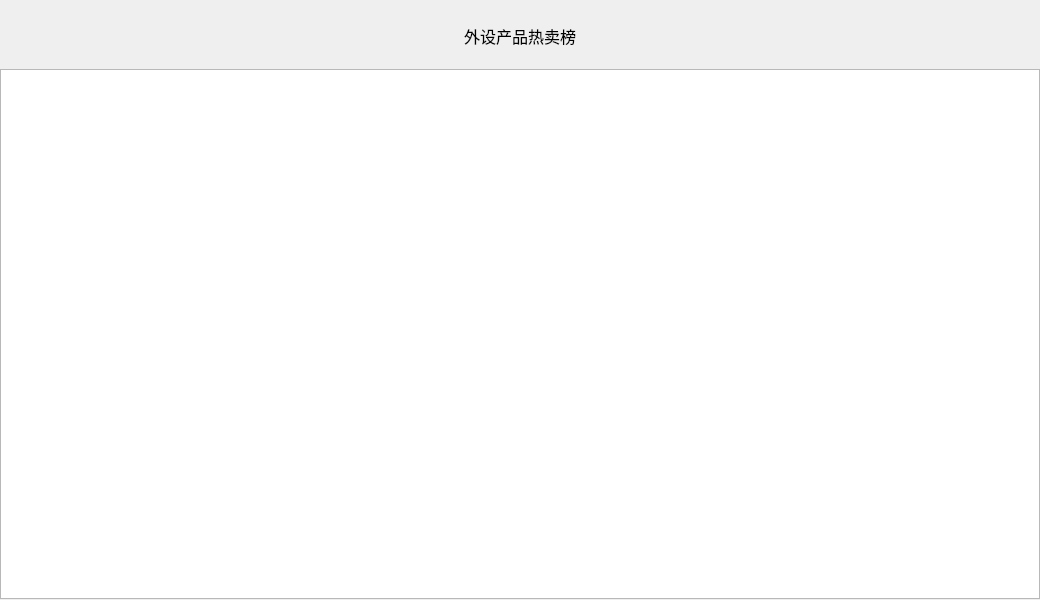
<?xml version="1.0" encoding="UTF-8"?>
<ui version="4.0">
 <class>MainWindow</class>
 <widget class="QMainWindow" name="MainWindow">
  <property name="geometry">
   <rect>
    <x>0</x>
    <y>0</y>
    <width>1040</width>
    <height>600</height>
   </rect>
  </property>
  <property name="minimumSize">
   <size>
    <width>1040</width>
    <height>600</height>
   </size>
  </property>
  <property name="maximumSize">
   <size>
    <width>1040</width>
    <height>600</height>
   </size>
  </property>
  <property name="windowTitle">
   <string>外设产品热卖榜</string>
  </property>
  <widget class="QWidget" name="centralwidget">
   <widget class="QLabel" name="label">
    <property name="geometry">
     <rect>
      <x>0</x>
      <y>0</y>
      <width>1040</width>
      <height>71</height>
     </rect>
    </property>
    <property name="font">
     <font>
      <pointsize>12</pointsize>
     </font>
    </property>
    <property name="text">
     <string>外设产品热卖榜</string>
    </property>
    <property name="alignment">
     <set>Qt::AlignCenter</set>
    </property>
   </widget>
   <widget class="QTableWidget" name="tableWidget">
    <property name="geometry">
     <rect>
      <x>0</x>
      <y>69</y>
      <width>1040</width>
      <height>530</height>
     </rect>
    </property>
    <property name="editTriggers">
     <set>QAbstractItemView::NoEditTriggers</set>
    </property>
   </widget>
  </widget>
 </widget>
 <resources/>
 <connections/>
</ui>
